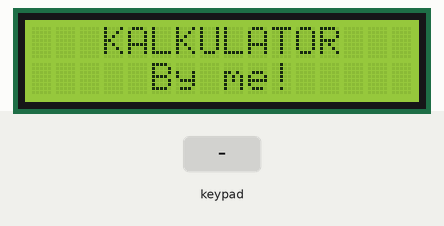
Recording of a sketch running on a simulated Arduino Uno, built with avr-gcc and run on an emulated ATmega328P. Parts: 16×2 character LCD. Inputs (shaded band) come from the test bench.

Above: at 0.2 s.
4.4 s: keypad keys 7 + 5 = pressed 0.4 s apart
At 6.6 s:
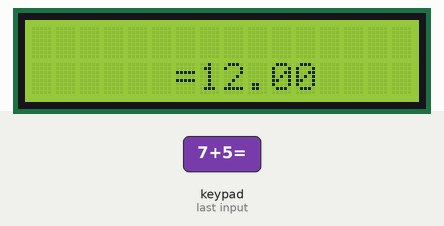
7.5 s: key '+' pressed
At 8.7 s:
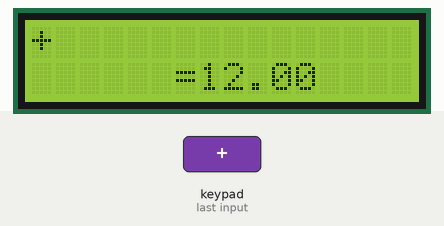
9.0 s: key 'p' pressed
At 10.2 s:
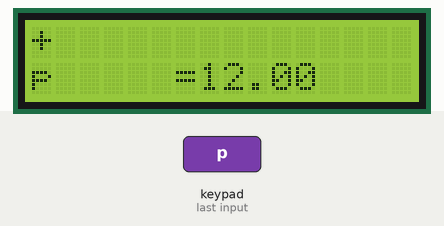
10.5 s: keypad keys 5 4 3 2 * pressed 0.4 s apart
At 12.6 s:
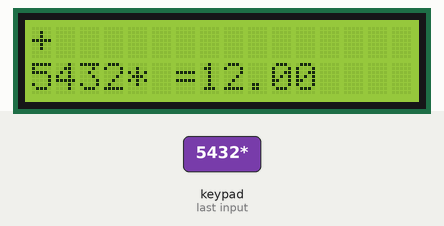
14.0 s: key '*' pressed
At 15.2 s:
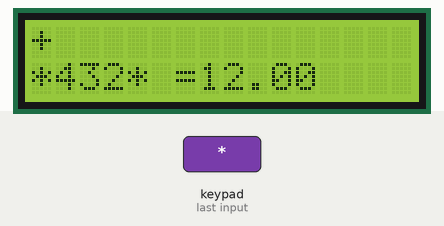
15.5 s: keypad keys 8 9 1 0 1 1 * pressed 0.4 s apart
At 18.2 s:
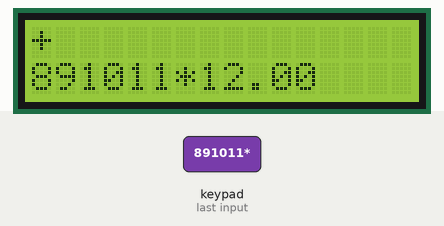
Timing chart, 0 to 19.7 s (numbered marks = the images above; inputs shaded):
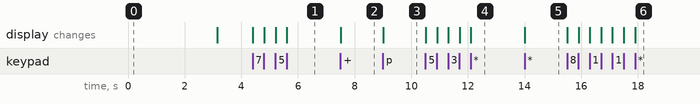

The sketch:

Arduino-Calc.ino
```cpp
#include <Wire.h>
#include <LiquidCrystal_I2C.h>
#include <Keypad.h>

LiquidCrystal_I2C lcd(0x27,16,2);
int ilosc_klikniec = 0;
int ktory_wiersz = 0;

int ilosc_klikniec_p = 0;
int ktory_wiersz_p = 0;

int i = 0;

float liczba[2] = {0.0, 0.0};
float wynik = 0.0;

const byte r = 4;
const byte c = 4;
char przyciski[r][c]={
  {'1','2','3','+'},
  {'4','5','6','-'},
  {'7','8','9','='},
  {'p','0','*','/'}
};

char znak_specjalny;


byte PIN_r[r] = {5,4,3,2};
byte PIN_c[c] = {8,9,10,11};

Keypad klawiatura = Keypad( makeKeymap(przyciski), PIN_r, PIN_c, r, c);
char wcisniete_przyciski[16][2];
float wartosci_liczbowe[16][2];


void setup()
{
  lcd.init();
  lcd.init();
  lcd.backlight();
  lcd.setCursor(3,0);
  lcd.print("KALKULATOR");
  lcd.setCursor(5,1);
  lcd.print("By me!");
  delay(3000);
  lcd.clear();

}


void loop()
{

  char wcisniety = klawiatura.getKey();
  if(wcisniety){
   lcd.setCursor(ilosc_klikniec,ktory_wiersz);
   lcd.print(wcisniety);
   ilosc_klikniec++;

   ilosc_klikniec_p = ilosc_klikniec;
   ktory_wiersz_p = ktory_wiersz;
   wcisniete_przyciski[ilosc_klikniec][ktory_wiersz] = wcisniety;


 // Zamiana charow na float. Znaki liczb staja sie liczbami zmiennoprzecinkowymi.
    switch(wcisniete_przyciski[ilosc_klikniec][ktory_wiersz]){
      case '0':{
        wartosci_liczbowe[ilosc_klikniec][ktory_wiersz] = 0.0;
      }break;
      case '1':{
        wartosci_liczbowe[ilosc_klikniec][ktory_wiersz] = 1.0;
      }break;
      case '2':{
         wartosci_liczbowe[ilosc_klikniec][ktory_wiersz] = 2.0;
      }break;
      case '3':{
         wartosci_liczbowe[ilosc_klikniec][ktory_wiersz] = 3.0;
      }break;
      case '4':{
         wartosci_liczbowe[ilosc_klikniec][ktory_wiersz] = 4.0;
      }break;
      case '5':{
         wartosci_liczbowe[ilosc_klikniec][ktory_wiersz] = 5.0;
      }break;
      case '6':{
         wartosci_liczbowe[ilosc_klikniec][ktory_wiersz] = 6.0;
      }break;
      case '7':{
         wartosci_liczbowe[ilosc_klikniec][ktory_wiersz] = 7.0;
      }break;
      case '8':{
         wartosci_liczbowe[ilosc_klikniec][ktory_wiersz] = 8.0;
      }break;
      case '9':{
         wartosci_liczbowe[ilosc_klikniec][ktory_wiersz] = 9.0;
      }break;
      default:{
      }
   }


 // Przechowanie informacji o tym jaka operacja zostala wybrana.
    switch(wcisniete_przyciski[ilosc_klikniec][ktory_wiersz]){
      case '+':{
        znak_specjalny = '+';
      }break;
      case '-':{
        znak_specjalny = '-';
      }break;
      case '*':{
        znak_specjalny = '*';
      }break;
      case '/':{
       znak_specjalny = '/';
      }break;
      case 'p':{
        znak_specjalny = 'p';
      }break;
    }


   if(wcisniety == '+' || wcisniety == '-' || wcisniety == '*' || wcisniety == '/' || wcisniety == 'p'){
    ilosc_klikniec = 0;
    ktory_wiersz = 1;
   }

   if(wcisniety != '+' && wcisniety != '-' && wcisniety != '*' && wcisniety != '/' && wcisniety != 'p' && wcisniety != '='){
   liczba[ktory_wiersz_p] = liczba[ktory_wiersz_p]*10.0 + wartosci_liczbowe[ilosc_klikniec_p][ktory_wiersz_p];
   }


// Wykonanie operacji arytmetycznych
   if(znak_specjalny == '+' && wcisniety == '='){
      wynik = liczba[0] + liczba[1];
    }
   if(znak_specjalny == '-' && wcisniety == '='){
      wynik = liczba[0] - liczba[1];
    }
   if(znak_specjalny == '*' && wcisniety == '='){
      wynik = liczba[0] * liczba[1];
    }
   if(znak_specjalny == '/' && wcisniety == '='){
      wynik = liczba[0] / liczba[1];
    }
   if(znak_specjalny == 'p' && wcisniety == '='){
      wynik = pow(liczba[0],1.0/2.0);
    }

      if(wcisniety == '='){
      lcd.clear();
      lcd.setCursor(6,1);
      lcd.print("=");
      lcd.setCursor(7,1);
      lcd.print(wynik);
      liczba[0] = 0.0;
      liczba[1] = 0.0;
      ilosc_klikniec = 0;
      ktory_wiersz = 0;
    }
}
}
```

Measured:
- after the input at 4.4 s, the display: first changes at once (image 1 shows a later state)
- after the input at 7.5 s, the display: changes at once (image 2)
- after the input at 9.0 s, the display: changes at once (image 3)
- after the input at 10.5 s, the display: first changes at once (image 4 shows a later state)
- after the input at 14.0 s, the display: changes at once (image 5)
- after the input at 15.5 s, the display: first changes at once (image 6 shows a later state)
